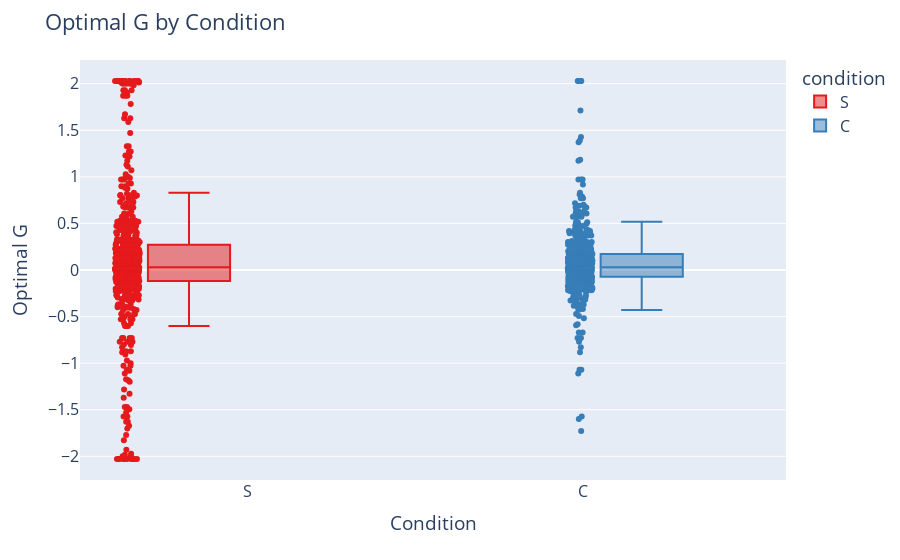

The code cell stored with this chart in its notebook:
### Code cell
# Base boxplot (like boxen, shows distribution)
fig = px.box(
    arbor_stats_df,
    x="condition",
    y="optimal G",
    color="condition",                # hue
    points="all",                            # show all points like boxen
    color_discrete_sequence=px.colors.qualitative.Set1
)

# Layout tweaks
fig.update_layout(
    title="Optimal G by Condition",
    xaxis_title="Condition",
    yaxis_title="Optimal G",
    font=dict(size=16),
    boxmode="group"
)

fig.show()

### Figure 1 — Plotly figure (JSON) as saved in the notebook; plotly's stock layout.template omitted (floating-point values rounded to 4 significant figures; data arrays with more than 128 entries replaced by an {"elided": "..."} marker saying what was removed)
{"data": [{"alignmentgroup": "True", "boxpoints": "all", "hovertemplate": "condition=%{x}<br>optimal G=%{y}<extra></extra>", "legendgroup": "S", "marker": {"color": "rgb(228,26,28)"}, "name": "S", "notched": false, "offsetgroup": "S", "orientation": "v", "showlegend": true, "type": "box", "x": {"elided": "736 str values"}, "x0": " ", "xaxis": "x", "y": {"elided": "736 float values"}, "y0": " ", "yaxis": "y"}, {"alignmentgroup": "True", "boxpoints": "all", "hovertemplate": "condition=%{x}<br>optimal G=%{y}<extra></extra>", "legendgroup": "C", "marker": {"color": "rgb(55,126,184)"}, "name": "C", "notched": false, "offsetgroup": "C", "orientation": "v", "showlegend": true, "type": "box", "x": {"elided": "755 str values"}, "x0": " ", "xaxis": "x", "y": {"elided": "755 float values"}, "y0": " ", "yaxis": "y"}], "layout": {"autosize": true, "boxmode": "group", "font": {"size": 16}, "legend": {"title": {"text": "condition"}, "tracegroupgap": 0}, "margin": {"t": 60}, "title": {"text": "Optimal G by Condition"}, "xaxis": {"anchor": "y", "autorange": true, "categoryarray": ["S", "C"], "categoryorder": "array", "domain": [0, 1], "range": [-0.5, 1.605], "title": {"text": "Condition"}, "type": "category"}, "yaxis": {"anchor": "x", "autorange": true, "domain": [0, 1], "range": [-2.254, 2.254], "title": {"text": "Optimal G"}, "type": "linear"}}}
